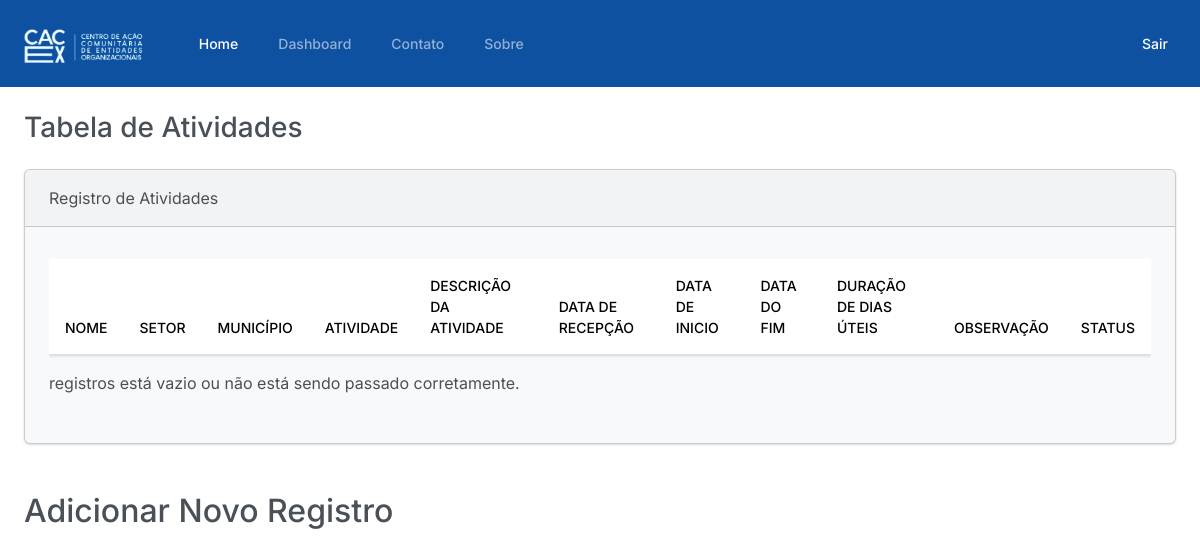
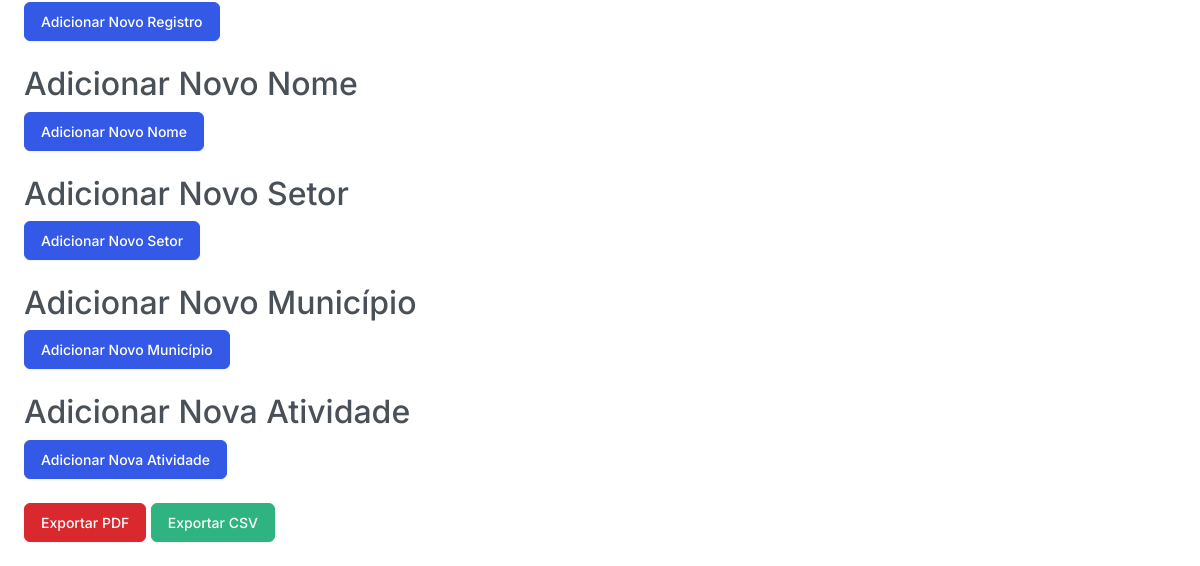
The page / (signed in) on the database as committed earlier (2 pictures, top to bottom).
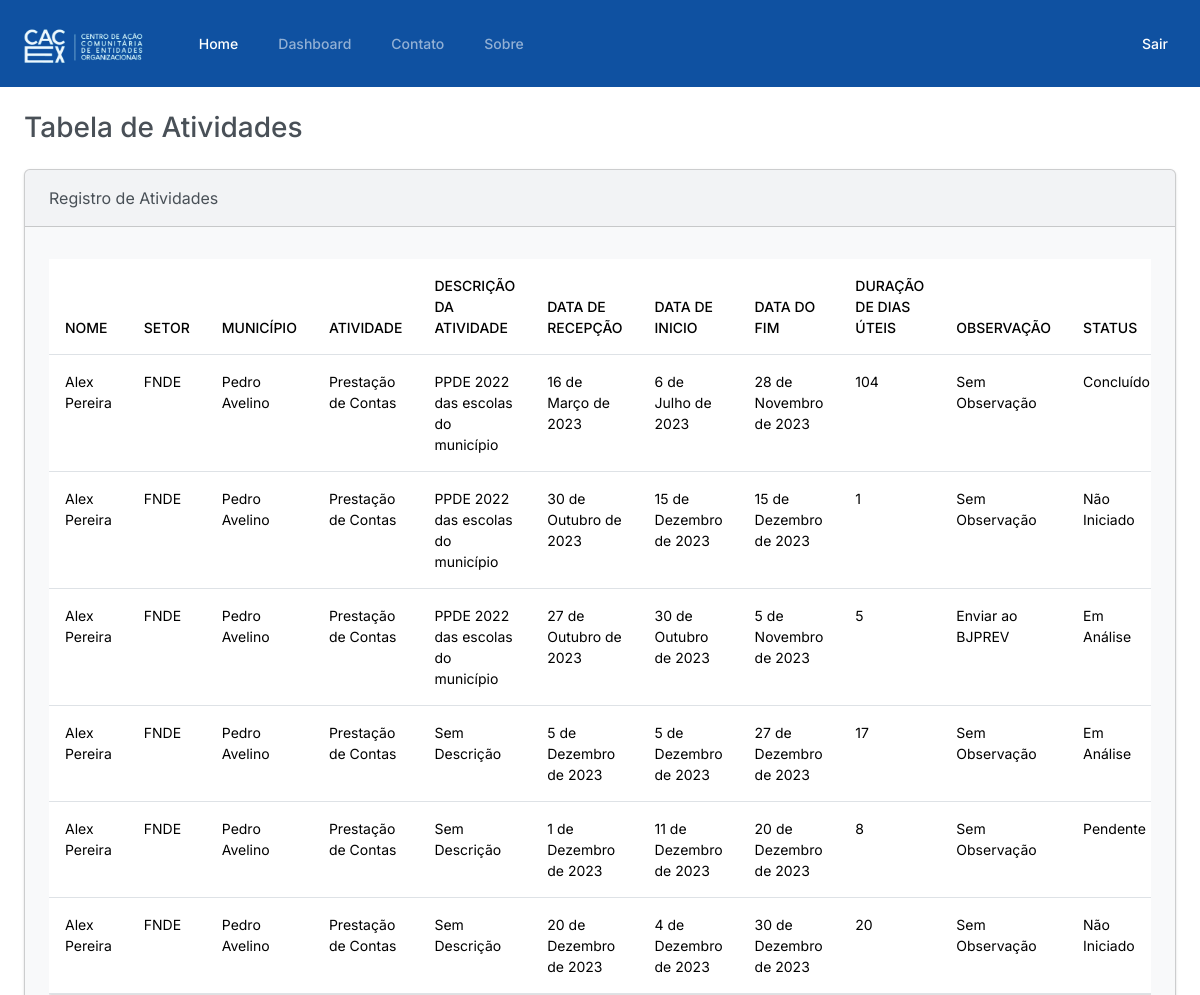
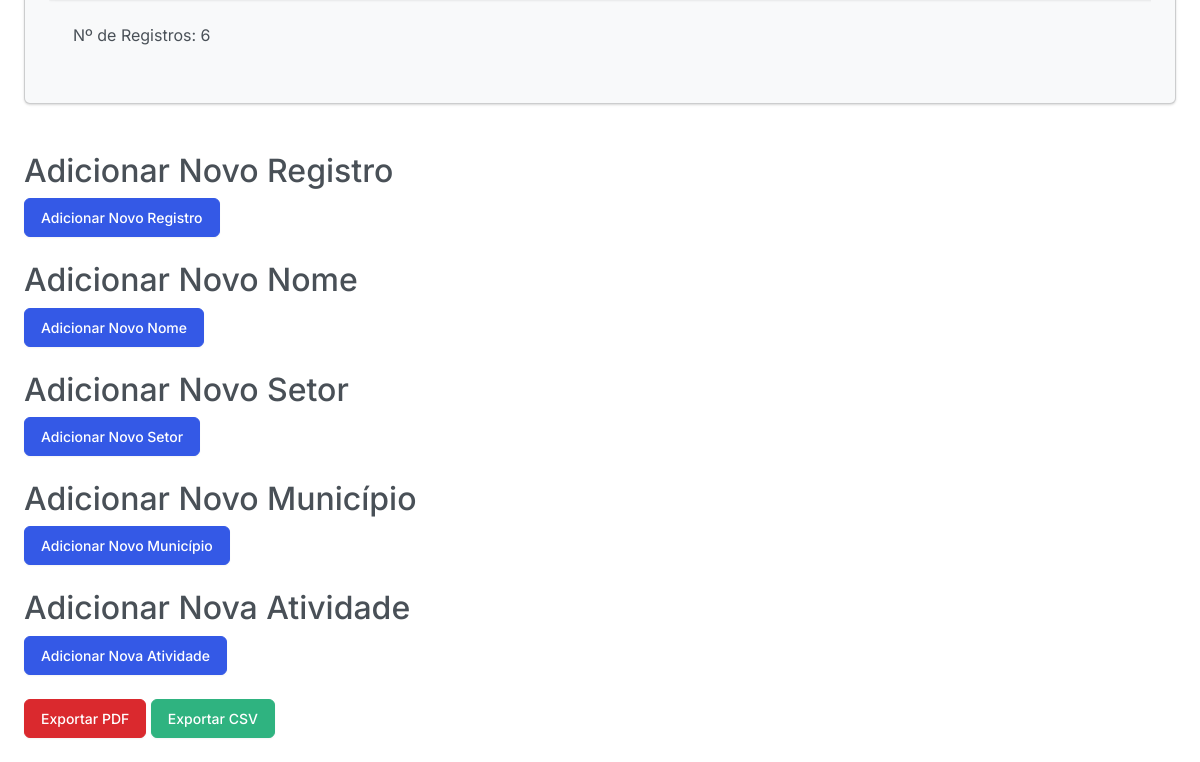
The same page on the database as committed later (2 pictures, top to bottom).
### plataforma/models.py (models this page shows, shortened)
class RegistroAtividade(models.Model):
    nome = models.ForeignKey(Nome, on_delete=models.CASCADE)
    setor = models.ForeignKey(Setor, on_delete=models.CASCADE)
    municipio = models.ForeignKey(Municipio, on_delete=models.CASCADE)
    atividade = models.ForeignKey(Atividade, on_delete=models.CASCADE)
    descricao_atividade = models.TextField()
    data_recepcao = models.DateField()
    data_inicio = models.DateField()
    data_fim = models.DateField()
    observacao = models.TextField()
    status = models.CharField(max_length=20, choices=Status.choices)
    @property
    def duracao_dias_uteis(self):
        start_date = self.data_inicio
        end_date = self.data_fim
        business_days = dias_uteis(start_date, end_date)
        return business_days

class Nome(models.Model):
    nome = models.CharField(max_length=100)

class Setor(models.Model):
    setor = models.CharField(max_length=100)

class Municipio(models.Model):
    municipio = models.CharField(max_length=100)

class Atividade(models.Model):
    atividade = models.CharField(max_length=100)

### plataforma/views.py (the view)
# urls.py: 2. Add a URL to urlpatterns:  path('', views.home, name='home')
@login_required(login_url='/auth/login')
def home(request):
    registros = RegistroAtividade.objects.all()
    return render(request, 'home.html', {'registros': registros})

### plataforma/models.py (called while the page is built)
def dias_uteis(start_date, end_date):
    count = 0
    current_date = start_date
    while current_date <= end_date:
        if current_date.weekday() < 5:
            count += 1
        current_date += timedelta(days=1)
    return count

### plataforma/templates/home.html (shortened to what this page needs)
{% extends "base.html" %}
{% load static %}
{% block container %}
  {% include "visualizar_tabela.html" %}
  <div class="m-4">
    <h2>Adicionar Novo Registro</h2>
    <a href="{% url 'adicionar_registro' %}" class="btn btn-primary">Adicionar Novo Registro</a>
  </div>
  <div class="m-4">
    <h2>Adicionar Novo Nome</h2>
    <a href="{% url 'adicionar_nome' %}" class="btn btn-primary">Adicionar Novo Nome</a>
  </div>
  <div class="m-4">
    <h2>Adicionar Novo Setor</h2>
    <a href="{% url 'adicionar_setor' %}" class="btn btn-primary">Adicionar Novo Setor</a>
  </div>
  <div class="m-4">
    <h2>Adicionar Novo Município</h2>
    <a href="{% url 'adicionar_municipio' %}" class="btn btn-primary">Adicionar Novo Município</a>
  </div>
  <div class="m-4">
    <h2>Adicionar Nova Atividade</h2>
    <a href="{% url 'adicionar_atividade' %}" class="btn btn-primary">Adicionar Nova Atividade</a>
  </div>
  <div class="m-4">
    <a href="{% url 'gerar_relatorio_pdf' %}" class="btn btn-danger">Exportar PDF</a>
    <a href="{% url 'exportar_csv' %}" class="btn btn-success">Exportar CSV</a>
  </div>
{% endblock container %}

### autenticar/templates/base.html (shortened to what this page needs)
{% load static %}
<!DOCTYPE html>
<html lang="en">
<head>
  {% block head %}{% endblock head %}
  <link rel="stylesheet" href="{% static 'autenticar/css/bootstrap.css' %}">
  <link rel="stylesheet" href="{% static 'autenticar/css/bootstrap.min.css' %}">
  <link rel="stylesheet" href="{% static 'autenticar/css/navbar.css' %}">
</head>
<body>
  {% if user.is_authenticated %}
   {% block header %}
    <nav class="navbar navbar-expand-lg bg_navbar" data-bs-theme="dark">
      <div class="container-fluid">
        <a class="navbar-brand" href="#"><img src="{% static 'autenticar/img/logo2.png' %}" alt="Logo" height="50px"></a>
        <div class="collapse navbar-collapse" id="navbarColor01">
          <ul class="navbar-nav me-auto">
            <li class="nav-item">
              <a class="nav-link active" href="{% url 'home' %}">Home
              </a>
            </li>
            <li class="nav-item">
              <a class="nav-link" href="{% url 'run_streamlit' %}">Dashboard</a>
            </li>
            <li class="nav-item">
              <a class="nav-link" href="#">Contato</a>
            </li>
            <li class="nav-item">
              <a class="nav-link" href="#">Sobre</a>
            </li>
          </ul>
        </div>
        <ul class="navbar-nav me-auto mb-2 mb-lg-0">
          <li class="nav-item mx-2">
            <a href="{% url 'sair' %}" class="nav-link text-secondary">Sair</a>
          </li>
        </ul>
      </div>
    </nav>
   {% endblock header %}
  {% endif %}
  {% block container %}
  {% endblock container %}
</body>
</html>

### plataforma/templates/visualizar_tabela.html (shortened to what this page needs)
{% extends "base.html" %}
{% load static %}
{% block head %}
  <link rel="stylesheet" href="{% static 'plataforma/css/styles.css' %}">
{% endblock head %}
{% block container %}
  <h3 class="m-4">Tabela de Atividades</h3>
    <div class="row">
      <div class="col-12">
          <div class="card bg-light ms-4 me-4 mb-4">
            <div class="card-header">
               Registro de Atividades
            </div>
            <div class="card-body">
              <p class="card-text">
                <div class="table-responsive">
                  <table class='table table-hover'>
                    <thead>
                        <tr>
                          <th scope="col">NOME</th>
                          <th scope="col">SETOR</th>
                          <th scope="col">MUNICÍPIO</th>
                          <th scope="col">ATIVIDADE</th>
                          <th scope="col">DESCRIÇÃO DA ATIVIDADE</th>
                          <th scope="col">DATA DE RECEPÇÃO</th>
                          <th scope="col">DATA DE INICIO</th>
                          <th scope="col">DATA DO FIM</th>
                          <th scope="col">DURAÇÃO DE DIAS ÚTEIS</th>
                          <th scope="col">OBSERVAÇÃO</th>
                          <th scope="col">STATUS</th>
                        </tr>
                    </thead>
                    <tbody>
                        {% for registro in registros %}
                            <tr>
                                <td>{{ registro.nome.nome }}</td>
                                <td>{{ registro.setor.setor }}</td>
                                <td>{{ registro.municipio.municipio }}</td>
                                <td>{{ registro.atividade.atividade }}</td>
                                <td>{{ registro.descricao_atividade }}</td>
                                <td>{{ registro.data_recepcao }}</td>
                                <td>{{ registro.data_inicio }}</td>
                                <td>{{ registro.data_fim }}</td>
                                <td>{{ registro.duracao_dias_uteis }}</td>
                                <td>{{ registro.observacao }}</td>
                                <td>{{ registro.status }}</td>
                            </tr>
                        {% endfor %}
                    </tbody>
                  </table>
                  {% if registros %}
                    <p class="m-4">Nº de Registros: {{ registros.count}}</p>
                  {% else %}
                    <p>registros está vazio ou não está sendo passado corretamente.</p>
                  {% endif %}
                </div>
              </p>
            </div>
          </div>
      </div>
    </div>
{% endblock container %}

### templates/static/autenticar/css/navbar.css (style rules this page uses)
.bg_navbar { background-color: #0f51a1; }

Rows that differ between the two databases and show on the page:
added RegistroAtividade: nome.nome "Alex Pereira", setor.setor "FNDE", municipio.municipio "Pedro Avelino", atividade.atividade "Prestação de Contas", descricao_atividade "PPDE 2022 das escolas do município", data_recepcao "16 de Março de 2023", data_inicio "6 de Julho de 2023", data_fim "28 de Novembro de 2023", duracao_dias_uteis "104", observacao "Sem Observação", status "Concluído"
added RegistroAtividade: nome.nome "Alex Pereira", setor.setor "FNDE", municipio.municipio "Pedro Avelino", atividade.atividade "Prestação de Contas", descricao_atividade "PPDE 2022 das escolas do município", data_recepcao "30 de Outubro de 2023", data_inicio "15 de Dezembro de 2023", data_fim "15 de Dezembro de 2023", duracao_dias_uteis "1", observacao "Sem Observação", status "Não Iniciado"
added RegistroAtividade: nome.nome "Alex Pereira", setor.setor "FNDE", municipio.municipio "Pedro Avelino", atividade.atividade "Prestação de Contas", descricao_atividade "PPDE 2022 das escolas do município", data_recepcao "27 de Outubro de 2023", data_inicio "30 de Outubro de 2023", data_fim "5 de Novembro de 2023", duracao_dias_uteis "5", observacao "Enviar ao BJPREV", status "Em Análise"
added RegistroAtividade: nome.nome "Alex Pereira", setor.setor "FNDE", municipio.municipio "Pedro Avelino", atividade.atividade "Prestação de Contas", descricao_atividade "Sem Descrição", data_recepcao "5 de Dezembro de 2023", data_inicio "5 de Dezembro de 2023", data_fim "27 de Dezembro de 2023", duracao_dias_uteis "17", observacao "Sem Observação", status "Em Análise"
added RegistroAtividade: nome.nome "Alex Pereira", setor.setor "FNDE", municipio.municipio "Pedro Avelino", atividade.atividade "Prestação de Contas", descricao_atividade "Sem Descrição", data_recepcao "1 de Dezembro de 2023", data_inicio "11 de Dezembro de 2023", data_fim "20 de Dezembro de 2023", duracao_dias_uteis "8", observacao "Sem Observação", status "Pendente"
added RegistroAtividade: nome.nome "Alex Pereira", setor.setor "FNDE", municipio.municipio "Pedro Avelino", atividade.atividade "Prestação de Contas", descricao_atividade "Sem Descrição", data_recepcao "20 de Dezembro de 2023", data_inicio "4 de Dezembro de 2023", data_fim "30 de Dezembro de 2023", duracao_dias_uteis "20", observacao "Sem Observação", status "Não Iniciado"
Other text that changed with them:
{{ registros.count }}: (not shown) → "6"
text no longer shown: "registros está vazio ou não está sendo passado corretamente."
text now shown: "Nº de Registros:"
